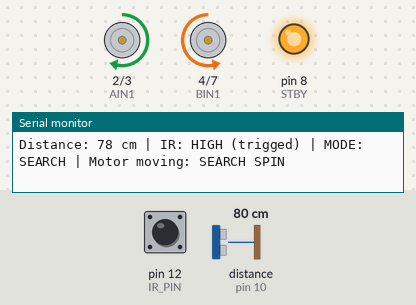
Bench run of a sketch on a simulated Arduino Uno, built with avr-gcc and run on an emulated ATmega328P. Parts: motor-driver pin pairs drawn as motors (green arrow = first pin HIGH = forward, orange = second pin HIGH = backward, longer = more drive, scaled by the enable pin, stopped while the standby pin is LOW), output pins drawn as LEDs (lit = HIGH), the last lines printed to the serial monitor. Wiring (inferred from the names in the program): ultrasonic range finder: trigger pin 9; echo pin 10. Inputs (shaded band) come from the test bench; at power-on: distance to the obstacle (sensor on pin 10) 80 cm, pin 12 (IR_PIN) LOW. The echo pulse lasts 58.3 µs per cm; pins used as bus, display or sensor lines are not drawn.

Above: at 1.2 s.
1.3 s: distance to the obstacle (sensor on pin 10) set to 40 cm
2.8 s: distance to the obstacle (sensor on pin 10) set to 33 cm
At 3.4 s:
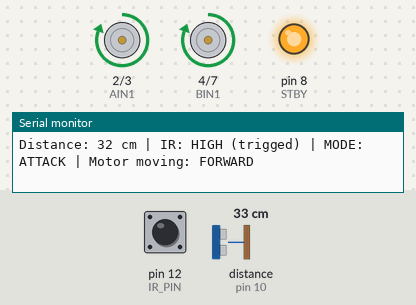
4.4 s: pin 12 (IR_PIN) driven HIGH
At 5.4 s:
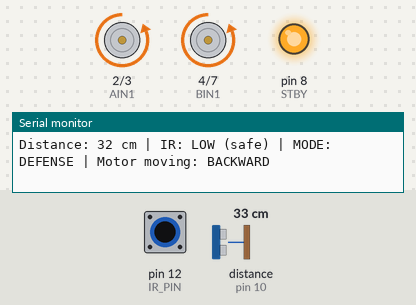
6.1 s: pin 12 (IR_PIN) driven LOW
At 7.3 s:
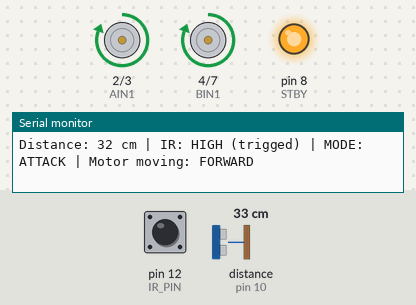
7.6 s: distance to the obstacle (sensor on pin 10) set to 60 cm
At 8.8 s:
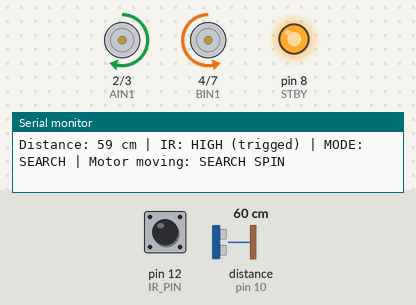
9.1 s: pin 12 (IR_PIN) pulsed HIGH 5 times (0.12 s each, 0.3 s apart)
At 10.03 s:
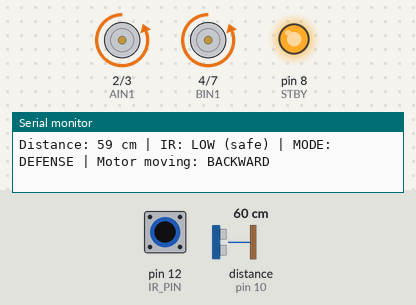
Timing chart, 0 to 12.1 s (numbered marks = the images above; inputs shaded):
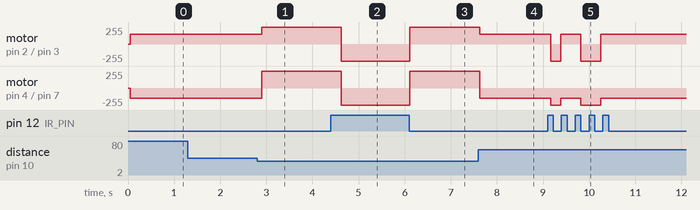

The sketch:

sketch_jan14c.ino
```cpp
// ===== MOTOR DRIVER (TB6612FNG) =====
#define STBY 8
#define PWMA 6
#define AIN1 2
#define AIN2 3
#define BIN1 4
#define BIN2 7
#define PWMB 5

// ===== SENSORS =====
#define TRIG_PIN 9
#define ECHO_PIN 10
#define IR_PIN 12   // MH-Sensor D0

// ===== CONSTANTS =====
#define MAX_SPEED 255
#define SEARCH_SPEED 150
#define ATTACK_DISTANCE 36.5   // cm
#define IR_CONFIRM_TIME 25     // ms (noise filter)

// ===== SETUP =====
void setup() {
  // Motor pins
  pinMode(STBY, OUTPUT);
  pinMode(PWMA, OUTPUT);
  pinMode(AIN1, OUTPUT);
  pinMode(AIN2, OUTPUT);
  pinMode(BIN1, OUTPUT);
  pinMode(BIN2, OUTPUT);
  pinMode(PWMB, OUTPUT);

  // Sensors
  pinMode(TRIG_PIN, OUTPUT);
  pinMode(ECHO_PIN, INPUT);
  pinMode(IR_PIN, INPUT);

  digitalWrite(STBY, HIGH); // ✅ ENABLE motors

  Serial.begin(9600);
  Serial.println("=== Sumo Robot Running ===");
}

// ===== MOTOR CONTROL =====
void forward(int speed) {
  digitalWrite(AIN1, HIGH);
  digitalWrite(AIN2, LOW);
  digitalWrite(BIN1, HIGH);
  digitalWrite(BIN2, LOW);
  analogWrite(PWMA, speed);
  analogWrite(PWMB, speed);
}

void backward(int speed) {
  digitalWrite(AIN1, LOW);
  digitalWrite(AIN2, HIGH);
  digitalWrite(BIN1, LOW);
  digitalWrite(BIN2, HIGH);
  analogWrite(PWMA, speed);
  analogWrite(PWMB, speed);
}

void search() {
  digitalWrite(AIN1, HIGH);
  digitalWrite(AIN2, LOW);
  digitalWrite(BIN1, LOW);
  digitalWrite(BIN2, HIGH);
  analogWrite(PWMA, SEARCH_SPEED);
  analogWrite(PWMB, SEARCH_SPEED);
}

// ===== ULTRASONIC =====
long getDistance() {
  digitalWrite(TRIG_PIN, LOW);
  delayMicroseconds(2);
  digitalWrite(TRIG_PIN, HIGH);
  delayMicroseconds(10);
  digitalWrite(TRIG_PIN, LOW);

  long duration = pulseIn(ECHO_PIN, HIGH, 25000);
  if (duration == 0) return -1;
  return duration * 0.034 / 2;
}

// ===== IR CONFIRMATION (non-blocking) =====
bool dangerBelow() {
  // simple check, non-blocking
  return digitalRead(IR_PIN) == HIGH; //
}

// ===== MAIN LOOP =====
void loop() {
  long distance = getDistance();
  int irState = digitalRead(IR_PIN);

  // ---- SERIAL OUTPUT: sensor readings ----
  Serial.print("Distance: ");
  if (distance == -1) Serial.print("No echo");
  else Serial.print(distance); Serial.print(" cm");

  Serial.print(" | IR: ");
  Serial.print(irState == LOW ? "HIGH (trigged)" : "LOW (safe)");

  // ---- MOTOR DECISION ----
  if (dangerBelow()) {
    Serial.print(" | MODE: DEFENSE | Motor moving: BACKWARD");
    backward(MAX_SPEED);
  }
  else if (distance > 0 && distance <= ATTACK_DISTANCE) {
    Serial.print(" | MODE: ATTACK | Motor moving: FORWARD");
    forward(MAX_SPEED);
  }
  else {
    Serial.print(" | MODE: SEARCH | Motor moving: SEARCH SPIN");
    search();
  }

  Serial.println();
  delay(200); // small delay to avoid flooding Serial Monitor
}
```

Measured:
- the behaviour switches between 38 and 37 cm on distance to the obstacle (sensor on pin 10) (found by bisection; images 0 and 1)
- after the input at 2.8 s, motor on pin 2 (AIN1) / pin 3 (AIN2): forward 150/255 → forward 255/255 after 0.10 s; motor on pin 4 (BIN1) / pin 7 (BIN2): backward 150/255 → forward 255/255 after 0.10 s
- after the input at 4.4 s, motor on pin 2 (AIN1) / pin 3 (AIN2), motor on pin 4 (BIN1) / pin 7 (BIN2): forward 255/255 → backward 255/255 after 0.22 s
- after the input at 6.1 s, motor on pin 2 (AIN1) / pin 3 (AIN2), motor on pin 4 (BIN1) / pin 7 (BIN2): backward 255/255 → forward 255/255 at once
- after the input at 7.6 s, motor on pin 2 (AIN1) / pin 3 (AIN2): forward 255/255 → forward 150/255 at once; motor on pin 4 (BIN1) / pin 7 (BIN2): forward 255/255 → backward 150/255 at once
